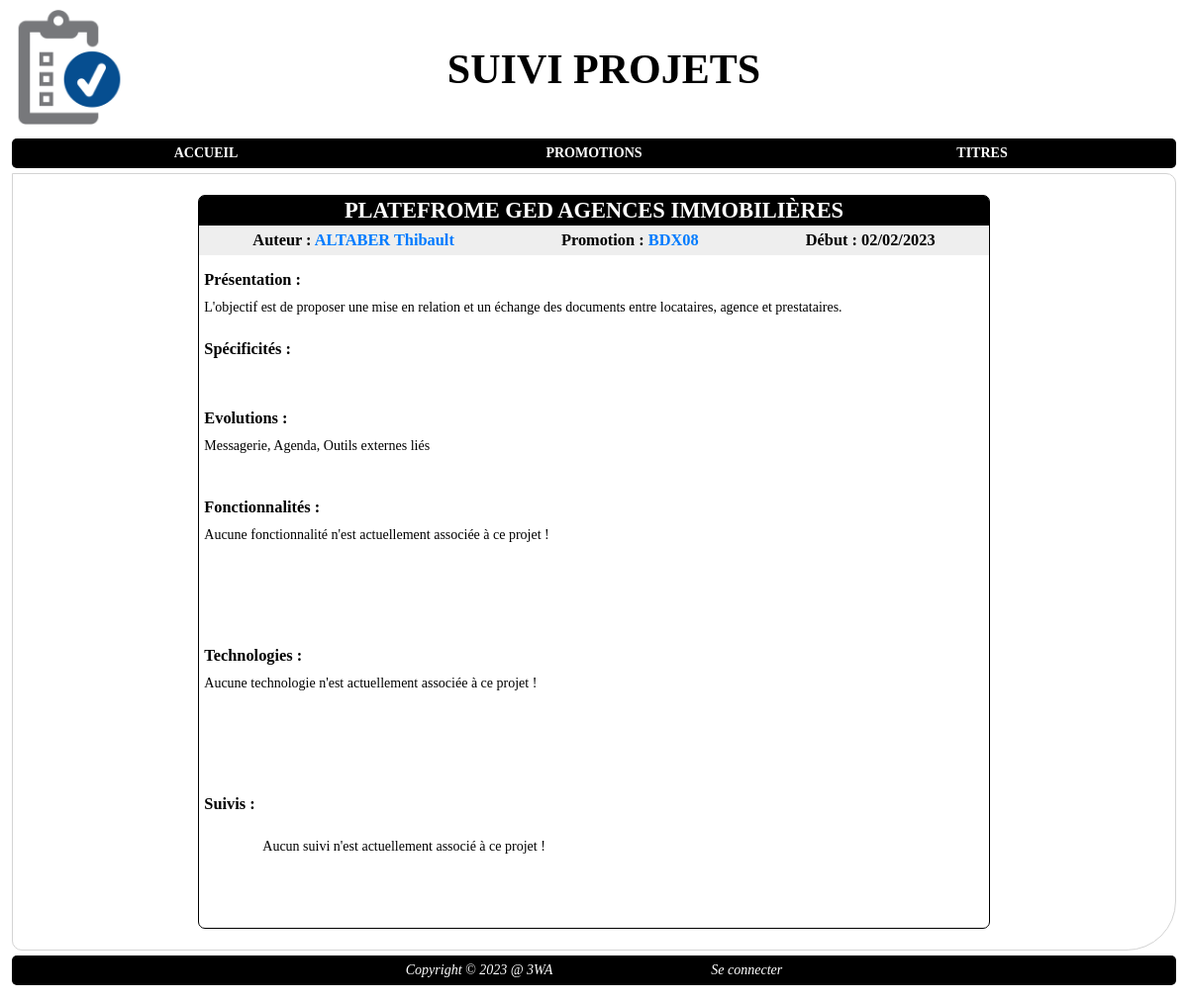
The page /index.php?page=projet&action=view&id=12 on the database as committed earlier.
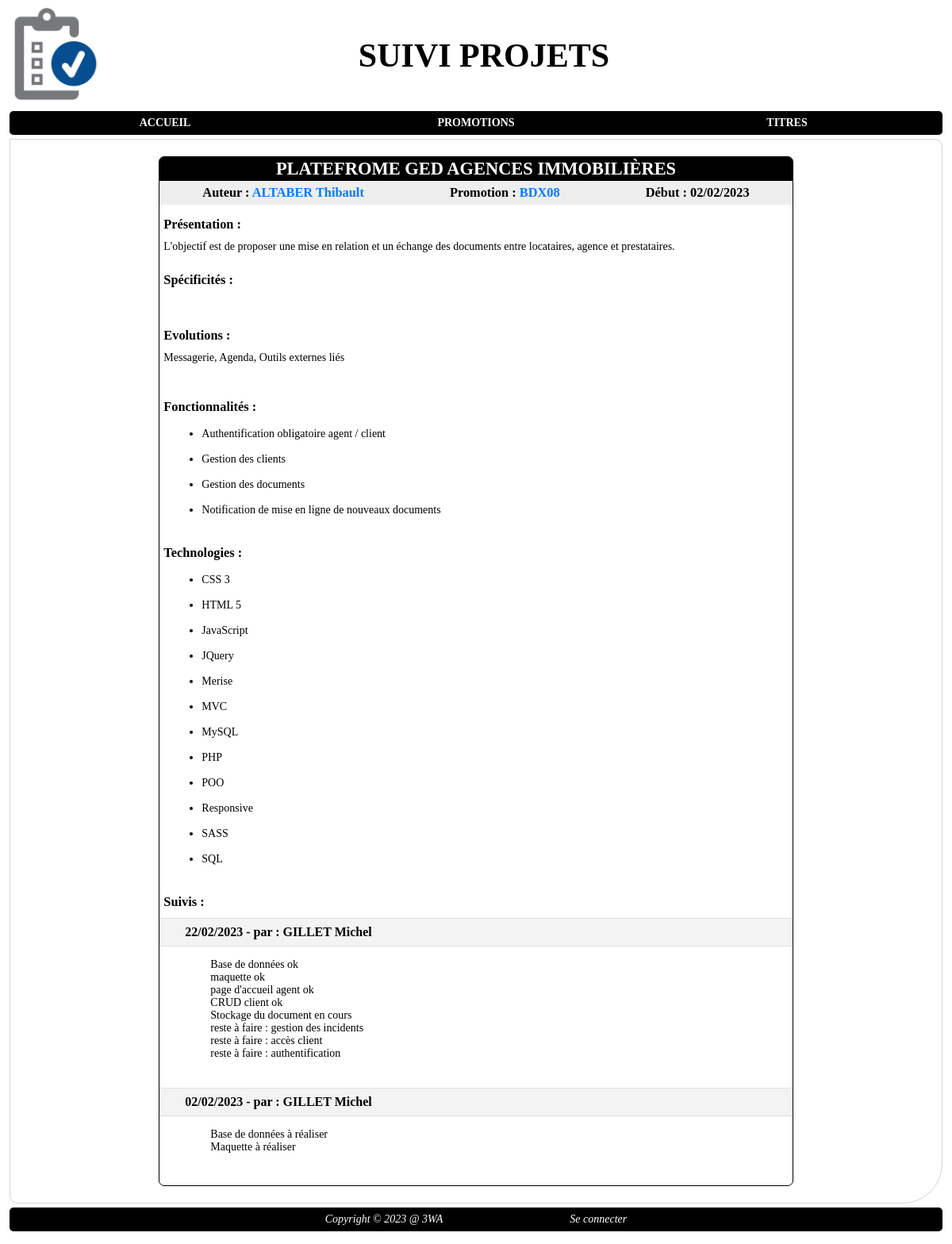
The same page on the database as committed later.
### tables this page shows
CREATE TABLE `fonctionnalite` (
  `id_fonctionnalite` int NOT NULL AUTO_INCREMENT,
  `libelle` varchar(250) NOT NULL,
  `details` text NOT NULL,
  `id_projet` int NOT NULL,
  PRIMARY KEY (`id_fonctionnalite`),
  KEY `fonctionnalite_projet_FK` (`id_projet`),
  CONSTRAINT `fonctionnalite_projet_FK` FOREIGN KEY (`id_projet`) REFERENCES `projet` (`id_projet`)
);

CREATE TABLE `technologie` (
  `id_technologie` int NOT NULL AUTO_INCREMENT,
  `libelle` varchar(250) NOT NULL,
  PRIMARY KEY (`id_technologie`)
);

CREATE TABLE `suivi` (
  `id_suivi` int NOT NULL AUTO_INCREMENT,
  `date` date NOT NULL,
  `commentaire` longtext NOT NULL,
  `id_intervenant` int NOT NULL,
  `id_projet` int NOT NULL,
  PRIMARY KEY (`id_suivi`),
  KEY `suivi_intervenant_FK` (`id_intervenant`),
  KEY `suivi_projet0_FK` (`id_projet`),
  CONSTRAINT `suivi_intervenant_FK` FOREIGN KEY (`id_intervenant`) REFERENCES `intervenant` (`id_intervenant`),
  CONSTRAINT `suivi_projet0_FK` FOREIGN KEY (`id_projet`) REFERENCES `projet` (`id_projet`)
);

### index.php (called while the page is built, shortened)
<?php
	require_once "includes/core/router.php";

### includes/core/models/DAO/DAOProjet.php (called while the page is built, shortened)
<?php
	require_once "includes/core/models/Classes/Projet.php";
	abstract class DAOProjet extends BDD{
		public static function getById(int $idProjet): Projet{
			$conn = parent::getConnexion();
			$SQLQuery = "SELECT id_projet, nom, presentation, specificites, evolutions, date_debut, id_apprenant
				FROM projet
				WHERE id_projet = :idprojet";
			$SQLStmt = $conn->prepare($SQLQuery);
			$SQLStmt->bindValue(':idprojet', $idProjet, PDO::PARAM_INT);
			$SQLStmt->execute();
			$SQLRow = $SQLStmt->fetch(PDO::FETCH_ASSOC);
			$unProjet = new Projet(
				$SQLRow['nom'],
				$SQLRow['presentation'],
				$SQLRow['specificites'] ?? '',
				$SQLRow['evolutions'] ?? '',
				date_create($SQLRow['date_debut']),
				$SQLRow['id_apprenant']
			);
			$unProjet->setId($SQLRow['id_projet']);
			return $unProjet;
		}
	}

### includes/core/models/Classes/Projet.php (called while the page is built, shortened)
<?php
	class Projet{
		private string $nom, $presentation, $specificites, $evolutions;
		private array $suivis, $fonctionnalites, $technologies;
		public function __construct(string $nom = '', string $presentation = '', string $specificites = '', string $evolutions = '', DateTime $dateDebut = null, int $idApprenant = 0){
			$this->nom = $nom;
			$this->suivis = array();
			$this->fonctionnalites = array();
			$this->technologies = array();
		}
		public function getNom(): string{
			return $this->nom;
		}
		public function getSuivis(): array{
			return $this->suivis;
		}
		public function setSuivis(array $suivis): void{
			$this->suivis = $suivis;
		}
		public function getFonctionnalites(): array{
			return $this->fonctionnalites;
		}
		public function setFonctionnalites(array $fonctionnalites): void{
			$this->fonctionnalites = $fonctionnalites;
		}
		public function getTechnologies(): array{
			return $this->technologies;
		}
		public function setTechnologies(array $technologies): void{
			$this->technologies = $technologies;
		}
		public function getNbSuivis(): int{
			return count($this->suivis);
		}
		public function getNbTechnologies(): int{
			return count($this->technologies);
		}
		public function getNbFonctionnalites(): int{
			return count($this->fonctionnalites);
		}
	}

### includes/core/models/Classes/Fonctionnalite.php (called while the page is built, shortened)
<?php
	class Fonctionnalite{
		private string $libelle, $details;
		public function __construct(string $libelle = '', string $details = '', int $idProjet = 0){
			$this->libelle = $libelle;
		}
		public function getLibelle(): string{
			return $this->libelle;
		}
	}

### includes/core/models/DAO/DAOFonctionnalite.php (called while the page is built, shortened)
<?php
	require_once "includes/core/models/Classes/Fonctionnalite.php";
	abstract class DAOFonctionnalite extends BDD{
		public static function getAllByIdProjet(int $idProjet): array{
			$conn = parent::getConnexion();
			$SQLQuery = "SELECT fonctionnalite.id_fonctionnalite, fonctionnalite.libelle, fonctionnalite.details
				FROM fonctionnalite INNER JOIN projet p on fonctionnalite.id_projet = p.id_projet
				WHERE fonctionnalite.id_projet = :idprojet
				ORDER BY fonctionnalite.libelle ASC";
			$SQLStmt = $conn->prepare($SQLQuery);
			$SQLStmt->bindValue(':idprojet', $idProjet, PDO::PARAM_INT);
			$SQLStmt->execute();
			$listeFonctionnalites = array();
			while ($SQLRow = $SQLStmt->fetch(PDO::FETCH_ASSOC)){
				$uneFonctionnalite = new Fonctionnalite(
					$SQLRow['libelle'],
					$SQLRow['details']
				);
				$uneFonctionnalite->setId($SQLRow['id_fonctionnalite']);
				$listeFonctionnalites[] = $uneFonctionnalite;
			}
			return $listeFonctionnalites;
		}
	}

### includes/core/models/Classes/Technologie.php (called while the page is built, shortened)
<?php
	class Technologie{
		private string $libelle;
		public function __construct(string $libelle = ''){
			$this->libelle = $libelle;
		}
		public function getLibelle(): string{
			return $this->libelle;
		}
	}

### includes/core/models/DAO/DAOTechnologie.php (called while the page is built, shortened)
<?php
	require_once "includes/core/models/Classes/Technologie.php";
	abstract class DAOTechnologie extends BDD{
		public static function getAllByIdProjet(int $idProjet): array{
			$conn = parent::getConnexion();
			$SQLQuery = "SELECT technologie.id_technologie, libelle
				FROM technologie INNER JOIN exploiter e on technologie.id_technologie = e.id_technologie
				WHERE id_projet = :idprojet
				ORDER BY libelle";
			$SQLStmt = $conn->prepare($SQLQuery);
			$SQLStmt->bindValue(':idprojet', $idProjet, PDO::PARAM_INT);
			$SQLStmt->execute();
			$listeTechnologies = array();
			while ($SQLRow = $SQLStmt->fetch(PDO::FETCH_ASSOC)){
				$uneTechnologie = new Technologie(
					$SQLRow['libelle']
				);
				$uneTechnologie->setId($SQLRow['id_technologie']);
				$listeTechnologies[] = $uneTechnologie;
			}
			return $listeTechnologies;
		}
	}

### includes/core/models/Classes/Suivi.php (called while the page is built, shortened)
<?php
	require_once "includes/core/models/Classes/Intervenant.php";
	class Suivi{
		private DateTime $dateSuivi;
		private string $commentaire;
		private Intervenant $intervenant;
		public function __construct(DateTime $dateSuivi = null, string $commentaire = '', int $idprojet = 0){
			$this->dateSuivi = $dateSuivi ?? new DateTime('now');
			$this->commentaire = $commentaire;
			$this->intervenant = new Intervenant();
		}
		public function getDateSuivi(): DateTime{
			return $this->dateSuivi;
		}
		public function getCommentaire(): string{
			return $this->commentaire;
		}
		public function getIntervenant(): Intervenant{
			return $this->intervenant;
		}
		public function setIntervenant(Intervenant $intervenant): void{
			$this->intervenant = $intervenant;
		}
	}

### includes/core/models/DAO/DAOSuivi.php (called while the page is built, shortened)
<?php
	require_once "includes/core/models/Classes/Suivi.php";
	abstract class DAOSuivi extends BDD{
		public static function getAllByIdProjet(int $idProjet): array{
			$conn = parent::getConnexion();
			$SQLQuery = "SELECT id_suivi, date, commentaire, id_intervenant, id_projet
				FROM suivi
				WHERE id_projet = :idprojet
				ORDER BY date DESC";
			$SQLStmt = $conn->prepare($SQLQuery);
			$SQLStmt->bindValue(':idprojet', $idProjet, PDO::PARAM_INT);
			$SQLStmt->execute();
			$listeSuivis = array();
			while ($SQLRow = $SQLStmt->fetch(PDO::FETCH_ASSOC)){
				$unSuivi = new Suivi(
					date_create($SQLRow['date']),
					$SQLRow['commentaire'],
					$SQLRow['id_intervenant'],
					$SQLRow['id_projet']
				);
				$unSuivi->setId($SQLRow['id_suivi']);
				$unSuivi->setIntervenant(DAOIntervenant::getById($SQLRow['id_intervenant']));
				$unSuivi->setIdprojet($SQLRow['id_projet']);
				$listeSuivis[] = $unSuivi;
			}
			return $listeSuivis;
		}
	}

### includes/core/models/Classes/Intervenant.php (called while the page is built, shortened)
<?php
	class Intervenant{
		private string $nom, $prenom, $email;
		public function __construct(string $nom = '', string $prenom = '', string $email = '', int $idPersonne = 0){
			$this->nom = $nom;
			$this->prenom = $prenom;
		}
		public function getFullName(): string{
			return $this->nom.' '.$this->prenom;
		}
	}

### includes/core/models/DAO/DAOIntervenant.php (called while the page is built, shortened)
<?php
	require_once "includes/core/models/Classes/Intervenant.php";
	abstract class DAOIntervenant extends BDD{
		public static function getByIdSuivi(int $idSuivi): Intervenant | bool{
			$conn = parent::getConnexion();
			$SQLQuery = "SELECT  intervenant.id_intervenant, nom, prenom, email, id_personne
				FROM intervenant INNER JOIN suivi s on intervenant.id_intervenant = s.id_intervenant
				WHERE id_suivi = :id";
			$SQLStmt = $conn->prepare($SQLQuery);
			$SQLStmt->bindValue(':id', $idSuivi, PDO::PARAM_INT);
			$SQLStmt->execute();
			if ($SQLStmt->rowCount() == 0){
				return false;
			}else{
				$SQLRow = $SQLStmt->fetch(PDO::FETCH_ASSOC);
				$unIntervenant = new Intervenant($SQLRow['nom'], $SQLRow['prenom'], $SQLRow['email'], $SQLRow['id_personne']);
				$unIntervenant->setId($SQLRow['id_intervenant']);
				return $unIntervenant;
			}
		}
	}

### includes/core/views/view_projet.phtml (the view, shortened to what the changed rows need)
<!DOCTYPE html>
<html lang="fr">
<head>
	<?php require "includes/core/views/partials/page_head.phtml"; ?>
</head>
<body>
	<main>
		<section id="content" class="projet">
			<article>
				<header>
					<h1><?= $unProjet->getNom() ?></h1>
				</header>
				<section class="fonctionnalites">
					<h3>Fonctionnalités : </h3>
					<?php
						if ($unProjet->getNbFonctionnalites() == 0){
							$script = "<p>Aucune fonctionnalité n'est actuellement associée à ce projet !</p>";
						}else{
							$script = '<ul>';
							foreach ($unProjet->getFonctionnalites() as $uneFonctionnalite){
								$script .= '<li>';
								$script .= $uneFonctionnalite->getLibelle();
								$script .= '</li>';
							}
							$script .= '</ul>';
						}
						print($script);
					?>
				</section>
				<section class="technologies">
					<h3>Technologies : </h3>
					<?php
						if ($unProjet->getNbTechnologies() == 0){
							$script = "<p>Aucune technologie n'est actuellement associée à ce projet !</p>";
						}else{
							$script = '<ul>';
							foreach ($unProjet->getTechnologies() as $uneTechnologie){
								$script .= '<li>';
								$script .= $uneTechnologie->getLibelle();
								$script .= '</li>';
							}
							$script .= '</ul>';
						}
						print($script);
					?>
				</section>
				<section class="suivis">
					<h3>Suivis : <?= ($enableActions ? '<a title="Nouveau suivi" href="index.php?page=suivi&action=add&idprojet='.$unProjet->getId().'"><img class="mini w-12 h-12" src="./public/medias/plus_blue.png"/></a>' : '') ?></h3>
					<?php
						if ($unProjet->getNbSuivis() == 0){
							$script = "<p>Aucun suivi n'est actuellement associé à ce projet !</p>";
						}else{
							$script = '';
							foreach ($unProjet->getSuivis() as $unSuivi){
								$script .= '<section class="suivi">';
									$script .= '<header>';
										$script .= $unSuivi->getDateSuivi()->format('d/m/Y');
										$script .= ' - par : ';
										$script .= $unSuivi->getIntervenant()->getFullName();
									$script .= '</header>';
									$script .= '<p>'.nl2br($unSuivi->getCommentaire()).'</p>';
								$script .= '</section>';
							}
						}
						print($script);
					?>
				</section>
			</article>
		</section>
	</main>
</body>
</html>

Rows that differ between the two databases and show on the page:
added fonctionnalite: value "Authentification obligatoire agent / client"
added fonctionnalite: value "Gestion des clients"
added fonctionnalite: value "Gestion des documents"
added fonctionnalite: value "Notification de mise en ligne de nouveaux documents"
now on this page (row unchanged): technologie: value "CSS 3"
now on this page (row unchanged): technologie: value "HTML 5"
now on this page (row unchanged): technologie: value "JavaScript"
now on this page (row unchanged): technologie: value "JQuery"
now on this page (row unchanged): technologie: value "Merise"
added technologie: value "MVC"
now on this page (row unchanged): technologie: value "MySQL"
now on this page (row unchanged): technologie: value "PHP"
added technologie: value "POO"
now on this page (row unchanged): technologie: value "Responsive"
added technologie: value "SASS"
now on this page (row unchanged): technologie: value "SQL"
added suivi: value "22/02/2023 - par : GILLET Michel", commentaire "Base de données ok maquette ok page d'accueil agent ok CRUD client ok Stockage du document en cours reste à faire : gestion des incidents reste à faire : accès client reste à faire : authentification"
added suivi: value "02/02/2023 - par : GILLET Michel", commentaire "Base de données à réaliser Maquette à réaliser"
Other text that changed with them:
text no longer shown: "Aucune fonctionnalité n'est actuellement associée à ce projet ! Aucune technologie n'est actuellement associée à ce projet ! Aucun suivi n'est actuellement associé à ce projet !"
